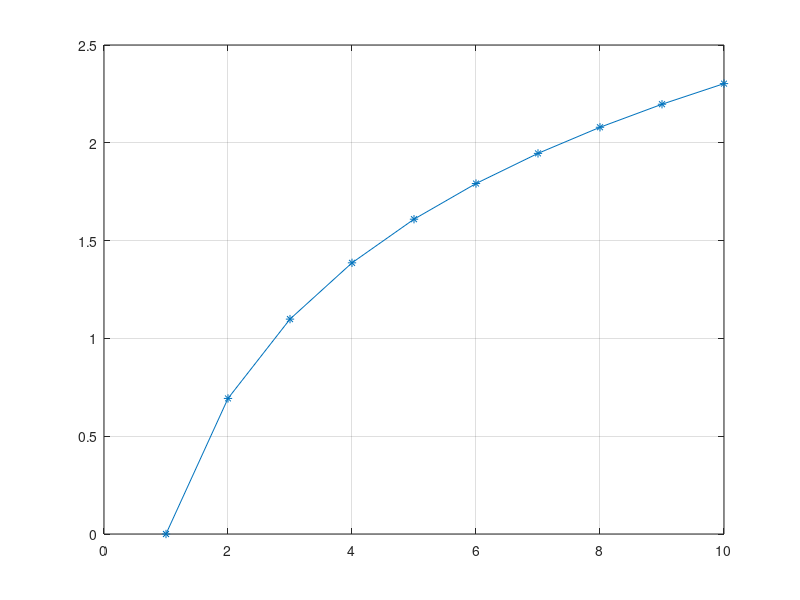

Source code (MATLAB):
fprintf('The Estimation of LN(X) with Quadratic Interpolation\n\n');

x0 = input('Enter first value: ');
x1 = input('Enter second value: ');
x2 = input('Enter third value: '); 

func = @(x) log(x);

x = (1:10);

plot(x,func(x),'-*');
hold on
grid on

b0 = func(x0);
b1 = (func(x1)-func(x0))/(x1-x0);
b2 = (((func(x2)-func(x1))/(x2-x1))-b1)/(x2-x0);

y_est = [];

for i = 1 : 10
    est = b0 + b1*(i-x0)+b2*(i-x0)*(i-x1);
    y_est(i) = est;
end

plot(x,y_est,'-o');
